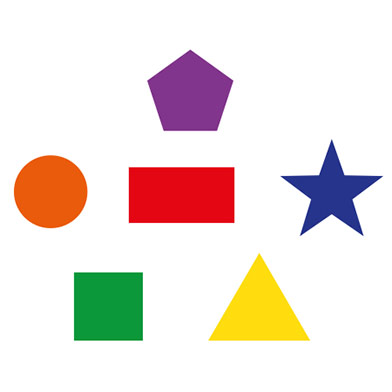
#> input picture Images/shapes.jpg, 392 x 392 px
$ python opencv-shape_detection_using_python.py
#> lines starting #> are read from the running program, lines starting #| are printed output that depends on the picture; after the words box and inside, x2 and y2 are one past the last pixel; in counts of white or black regions, pixels touching at a corner belong together
import cv2

img = cv2.imread("./Images/shapes.jpg")
#> img is the input picture: shape (392, 392, 3); mean B, G, R 219.9, 225.8, 236.9
img_grey = cv2.cvtColor(img, cv2.COLOR_BGR2GRAY)
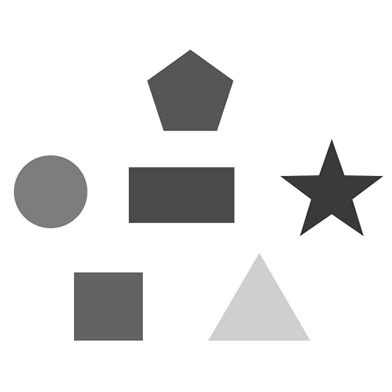
#> img_grey: shape (392, 392); min 25, max 255, mean 228.4
_, thresh = cv2.threshold(img_grey, 240, 255, cv2.THRESH_BINARY)
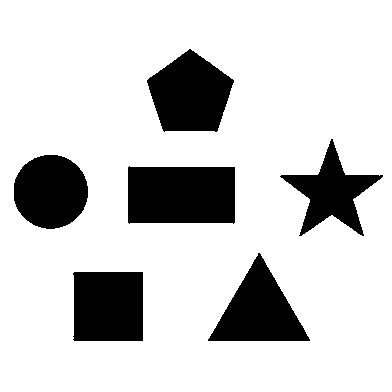
#> thresh: shape (392, 392); 81.6% white; 6 black regions
contours, heirarchy = cv2.findContours(thresh, cv2.RETR_TREE, cv2.CHAIN_APPROX_NONE)
#> contours = 7 contours; box (x1, y1, x2, y2) and area: (0, 0, 392, 392) 152881, (127, 165, 236, 225) 6157, (146, 48, 235, 133) 5098, (72, 271, 144, 342) 4902, (207, 252, 311, 342) 4711, (13, 154, 89, 230) 4435, (279, 138, 384, 237) 3828

for contour in contours:
    approx = cv2.approxPolyDP(contour, 0.01*cv2.arcLength(contour, True), True)
    cv2.drawContours(img, [approx], 0, (0, 0, 0), 2)
    x = approx.ravel()[0]
    y = approx.ravel()[1]
    if len(approx) == 3:
        cv2.putText(img, "Triangle", (x, y), cv2.FONT_HERSHEY_COMPLEX, 0.5, (0, 0, 0))
    elif len(approx) == 4:
        x1, y1, w, h = cv2.boundingRect(approx)
        aspect_ratio = float(w)/h
        if 0.95 <= aspect_ratio <= 1.05:
            cv2.putText(img, "Square", (x, y), cv2.FONT_HERSHEY_COMPLEX, 0.5, (0, 0, 0))
        else:
            cv2.putText(img, "Rectangle", (x, y), cv2.FONT_HERSHEY_COMPLEX, 0.5, (0, 0, 0))
    elif len(approx) == 5:
        cv2.putText(img, "Pentagon", (x, y), cv2.FONT_HERSHEY_COMPLEX, 0.5, (0, 0, 0))
    elif len(approx) == 10:
        cv2.putText(img, "Star", (x, y), cv2.FONT_HERSHEY_COMPLEX, 0.5, (0, 0, 0))
    else:
        cv2.putText(img, "Circle", (x, y), cv2.FONT_HERSHEY_COMPLEX, 0.5, (0, 0, 0))
#> this loop made 7 passes
#> (approx, x, y, x1, y1, w, h, aspect_ratio) on passes 1, 2, 4: ([[0, 0], [0, 391], [391, 391], [391, 0]], 0, 0, 0, 0, 392, 392, 1), ([[72, 273], [142, 271], [143, 340], [74, 341]], 72, 273, 72, 271, 72, 71, 1.01), ([[127, 167], [234, 166], [235, 222], [129, 224]], 127, 167, 127, 166, 109, 59, 1.85)
#> (x, y) on passes 5 to 7: (44, 154), (279, 176), (189, 48)
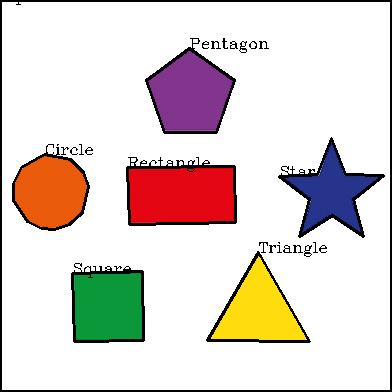
#> img: shape (392, 392, 3); 6.13% of pixels changed, all inside (x1, y1, x2, y2) = (0, 0, 392, 392)


cv2.imshow("image", img)
cv2.waitKey(0)
cv2.destroyAllWindows()

$ run again, with Images/HappyFish.jpg copied over Images/shapes.jpg
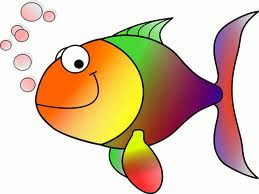
#> input picture Images/HappyFish.jpg, 259 x 194 px
#> img is the input picture: shape (194, 259, 3); mean B, G, R 170.8, 196.4, 219.3
#> `_, thresh = cv2.threshold(img_grey, 240, 255, cv2.THRESH_BINARY)`:
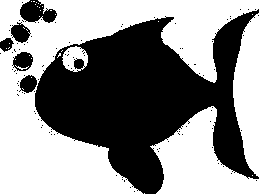
#> thresh: shape (194, 259); 55.1% white; 99 black regions (93 under 20 px)
#> contours = 191 contours, 183 with area under 20; largest, box (x1, y1, x2, y2) and area: (0, 0, 259, 194) 19597, (150, 106, 259, 194) 4792, (233, 13, 259, 177) 2840, (62, 46, 88, 72) 478, (12, 51, 34, 72) 324, (10, 21, 31, 44) 298, (19, 74, 38, 94) 251, (73, 58, 85, 70) 100
#> the loop `for contour in contours:` made 191 passes
#> (approx, x, y, x1, y1) on passes 4 to 9: ([[255, 180], [256, 179], [257, 180], [256, 181]], 255, 180, 255, 179), ([[247, 178], [248, 177], [249, 178], [248, 179]], 247, 178, 247, 177), ([[230, 173], [231, 172], [232, 173], [231, 174]], 230, 173, 230, 172), ([[233, 172], [234, 171], [235, 172], [234, 173]], 233, 172, 233, 171), ([[231, 171], [232, 170], [233, 171], [232, 172]], 231, 171, 231, 170), ([[222, 166], [223, 165], [224, 166], [223, 167]], 222, 166, 222, 165)
#> after the loop `for contour in contours:`:
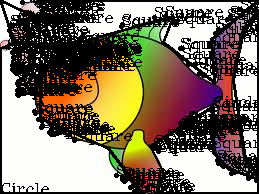
#> img: shape (194, 259, 3); mean B, G, R 100.4, 117.5, 129.4
